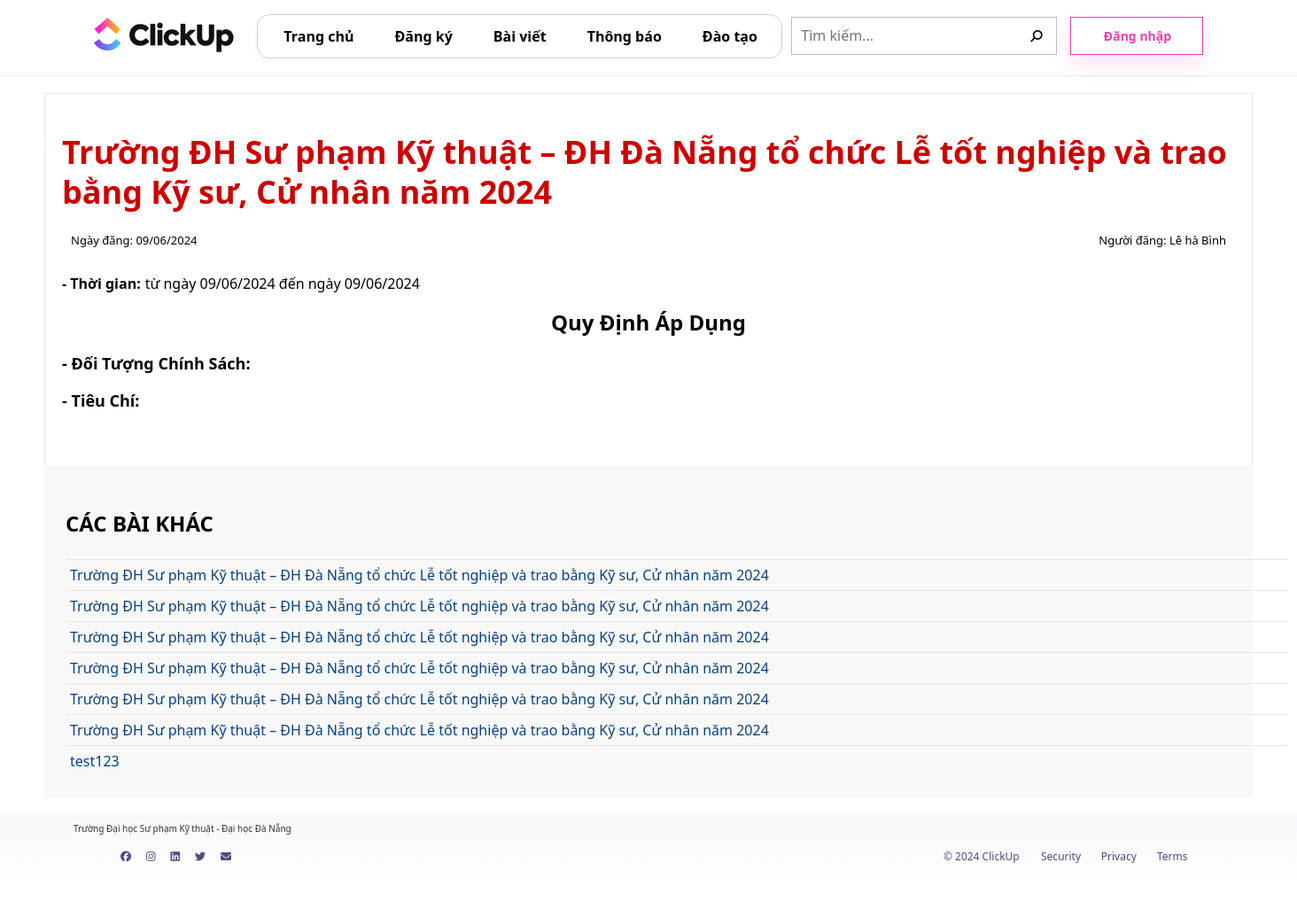
/index/1/, run on an earlier commit of the app's database.
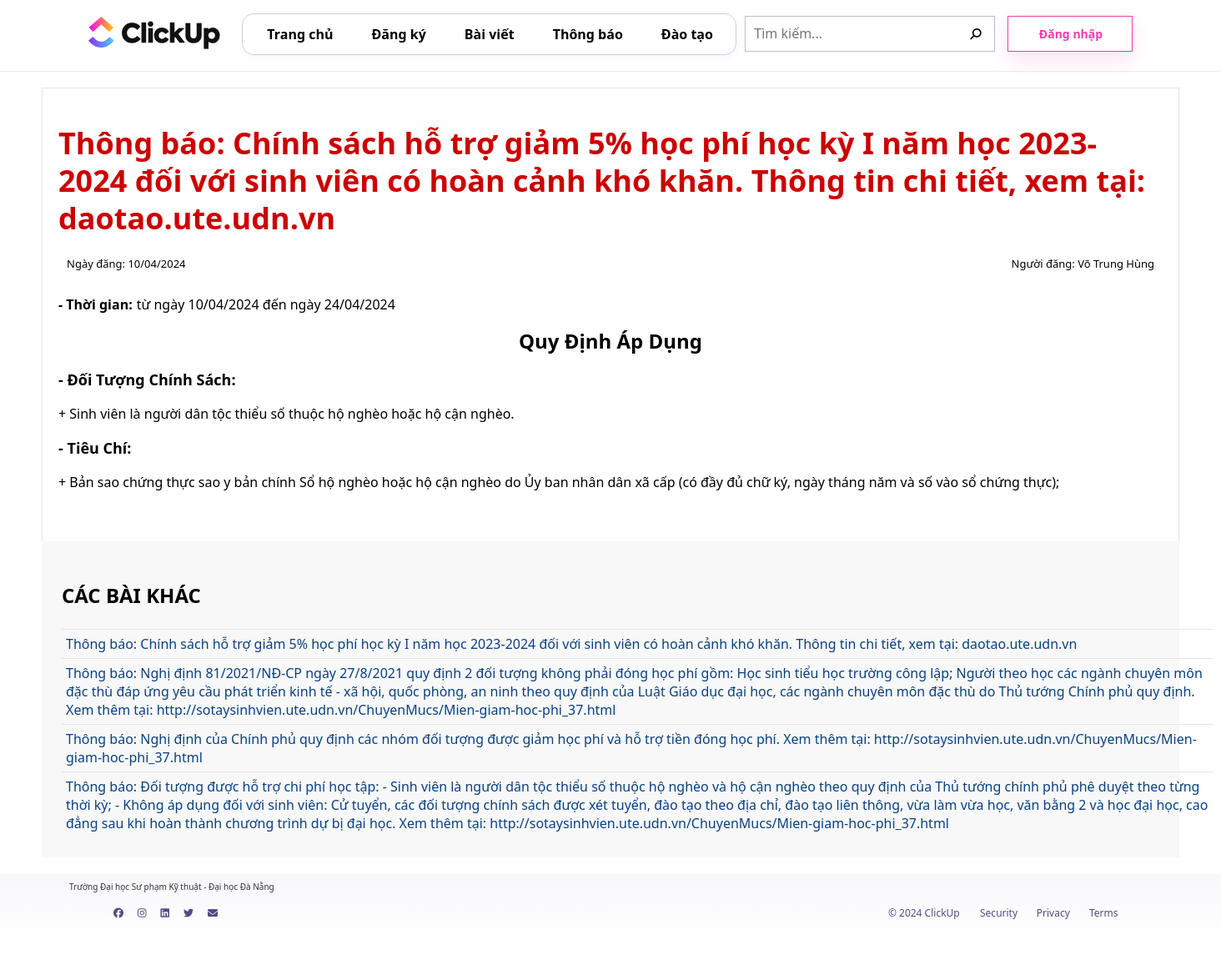
And on a later commit of the database.
### BaiViet/models.py (models this page shows)
class BaiViet(models.Model):
    MBV = models.AutoField(primary_key=True)
    Noidung = models.TextField()
    TieuDe = models.TextField(null=True, blank=True)
    Ngaydang = models.DateField()
    NgayhetHieuluc = models.DateField()
    MNV = models.ForeignKey(DaiDienPhongBan, on_delete=models.CASCADE, related_name='baiviet')
    AnhBia = models.ImageField(null=True, blank=True)

class DaiDienPhongBan(models.Model):
    GIOI_TINH_CHOICES = [
        (0, 'Nam'),
        (1, 'Nữ'),
    ]  # Định nghĩa choices cho giới tính
    ROLES_CHOICES = [
        (0, 'Trưởng phòng'),
        (1, 'Phó phòng'),
        (2, 'Nhân viên'),
        (3, 'Hiệu Trưởng'),
        (4, 'Hiệu Phó'),
    ]
    MNV = models.CharField(max_length=15, primary_key=True)
    Hoten = models.CharField(max_length=50)
    Ngaysinh = models.DateField(null=True, blank=True)
    Gioitinh = models.IntegerField(choices=GIOI_TINH_CHOICES, null=True, blank=True)
    SDT = models.CharField(max_length=12, null=True, blank=True)
    Email = models.EmailField(null=True, blank=True)
    Roles = models.IntegerField(choices=ROLES_CHOICES)
    Pass = models.CharField(max_length=50)
    Image = models.ImageField(null=True, blank=True)

class QuyDinhApDung(models.Model):
    MBV = models.ForeignKey(BaiViet, on_delete=models.CASCADE)
    MDT = models.ForeignKey(DoiTuongChinhSach, on_delete=models.CASCADE, null=True, blank=True)
    MTC = models.ForeignKey(TieuChi, on_delete=models.CASCADE)
    class Meta:
        unique_together = ('MBV', 'MDT', 'MTC')

class DoiTuongChinhSach(models.Model):
    MDT = models.AutoField(primary_key=True)
    Mota = models.TextField()
    Mucmiengiam = models.BigIntegerField()
    Thoigianhuong = models.IntegerField()
    MLDT = models.ForeignKey(LoaiDoiTuongChinhSach, on_delete=models.CASCADE, related_name='doituongchinhsach')

class TieuChi(models.Model):
    MTC = models.AutoField(primary_key=True)
    Mota = models.TextField()

### BaiViet/views.py (the view)
# urls.py: path('index/<int:mbv>/', baiviet.detail, name='detail'),
def detail(request, mbv):
    baiviet = get_object_or_404(BaiViet, MBV=mbv)
    quydinhapdung = QuyDinhApDung.objects.select_related('MDT', 'MTC').filter(MBV=baiviet)
    baivietkhac = BaiViet.objects.all()
    if request.session.get('username') is not None:
            user_id = request.session.get('username')
            user = SinhVien.objects.get(MSV=user_id)
    else:
            user_id = None
            user = None
    context = {
        'sinh_vien': user,
        'baiviet': baiviet,
        'quydinhapdung': quydinhapdung,
        'baivietkhac' : baivietkhac
    }
    return render(request, 'app/detail.html', context)

### BaiViet/Templates/app/detail.html (shortened to what this page needs)
{% load static %}
<!DOCTYPE html>
<html>
<head>
  <link rel="stylesheet" type="text/css" href=" {% static 'app/css/detail.css' %} ">
  <link rel="stylesheet" type="text/css" href=" {% static 'app/css/global.css' %} ">
</head>
<body>
  <header class="header">
    <div class="divheader">
      <a href="{% url 'index' %}" class="link-wrapper">
        <img class="link-icon" loading="lazy" alt="" src="{%static 'app/assets/images/logo.png'%}" />
      </a>
      <div class="nav">
        <ul>
          <li><a href="{% url 'index' %}">Trang chủ</a></li>
          <li><a href="{% url 'DangKyHS' %}">Đăng ký</a></li>
          <li><a href="{% url 'BaiViet' %}">Bài viết</a></li>
          <li><a href="">Thông báo</a></li>
          <li><a href="">Đào tạo</a></li>
        </ul>
      </div>
      <div class="form-input-parent">
        <form method="GET" class="form-input">
          <input type="text" name="q" id="searchInput" class="tm-kim" placeholder="Tìm kiếm..." onclick="toggleVisibility()">
          <button type="submit" class="icon-searchfafbd90bsvg-wrapper"><i class="fa-solid fa-magnifying-glass fa-rotate-90"></i></button>
        </form>
        {% if sinh_vien %}
        <div class="profile">
          <img class="image-profile" src="{%static 'app/assets/images/6bc40a024ca56fc9c0eb9ba8b6675471998cf6e2.png' %}"></img>
          <a class="name-profile" href="{% url 'chinhsuathongtin' sinh_vien.MSV %}">{{ sinh_vien.Hoten }}</a>
        </div>
        <button class="button" id="login-button">
          <div class="before"></div>
          <a href="{% url 'logout' %}" class="ng-nhp">Đăng xuất</a>
        </button>
        {% else %}
        <button class="button" id="login-button">
          <div class="before"></div>
          <a href="{% url 'signin' %}" class="ng-nhp">Đăng nhập</a>
        </button>
        {% endif %}
      </div>
    </div>
  </header>
  <main>
    <div class="content">
        <div class="post-detail">
            <p class="title bold">{{ baiviet.Noidung }}</p>
            <div class="subtitle">
                <p class="date">Ngày đăng: {{baiviet.Ngaydang | date:"d/m/Y" }}</p>
                <p class="author">Người đăng: {{baiviet.MNV.Hoten}}</p>
            </div>
            <div class="time-application">
                <p class="bold">- Thời gian: </p>
                <p> từ ngày {{ baiviet.Ngaydang | date:"d/m/Y" }} đến ngày {{ baiviet.NgayhetHieuluc | date:"d/m/Y" }}</p>
            </div>
            <p class="regulations bold">Quy Định Áp Dụng</p>
            <p class="object bold">- Đối Tượng Chính Sách:</p>
            {% for quydinh in quydinhapdung %}
                <p>+ {{quydinh.MDT.Mota }}</p>
            {% endfor %}
            <p class="criteria bold">- Tiêu Chí: </p>
            {% for quydinh in quydinhapdung %}
                <p>+ {{quydinh.MTC.Mota }}</p>
            {% endfor %}
        </div>
        <div class="post-other">
            <p>Các bài khác</p>
            {% for baikhac in baivietkhac %}
                <a href="{% url 'detail' baikhac.MBV %}" class="purport">{{baikhac.Noidung}}</a>
            {% endfor %}
        </div>
    </div>
    <section class="footer">
      <div class="footer-inner">
        <div class="frame-parent2">
          <div class="trng-i-hc-s-phm-k-thu-wrapper">
            <div class="trng-i-hc">
              Trường Đại học Sư phạm Kỹ thuật - Đại học Đà Nẵng
            </div>
          </div>
        </div>
      </div>
      <div class="footer-inner1">
        <div class="frame-parent3">
          <div class="frame-parent4">
            <div class="component-6-wrapper">
              <i class="fa-brands fa-facebook"></i>
            </div>
            <div class="component-7-wrapper">
              <i class="fa-brands fa-instagram"></i>
            </div>
            <div class="component-8-wrapper">
              <i class="fa-brands fa-linkedin"></i>
            </div>
            <div class="component-9-wrapper">
              <i class="fa-brands fa-twitter"></i>
            </div>
            <div class="component-10-wrapper">
              <i class="fa-solid fa-envelope"></i>
            </div>
          </div>
          <div class="clickup-parent">
            <div class="clickup">© 2024 ClickUp</div>
            <div class="security">Security</div>
            <div class="privacy">Privacy</div>
            <div class="terms">Terms</div>
          </div>
        </div>
      </div>
    </section>
  </main>
</body>
</html>

### BaiViet/static/app/css/global.css (style rules this page uses)
body { margin: 0; line-height: normal; }
:root { --font-size-xs: 12px; --font-size-smi: 13px; --font-size-9xl: 28px; --font-size-3xl: 22px; --font-size-31xl: 50px; --font-size-11xl: 30px; --font-size-21xl: 40px; --font-size-sm: 14px; --color-white: #fff; --color-darkslateblue: #514b81; --color-gray-100: #24223e; --color-gray-200: rgba(255, 255, 255, 0); --color-slategray: #7c828d; --color-darkslategray: #292d34; --color-black: #000; --color-mediumvioletred: #eb3dae; --gap-xl: 20px; --gap-4xl: 23px; --gap-5xl-5: 24.5px; --gap-5xs: 8px; --gap-6xs: 7px; --gap-mini: 15px; --gap-smi: 13px; --padding-5xs: 8px; --padding-xl: 20px; --padding-12xs: 1px; --padding-11xs: 2px; --padding-22xl: 41px; --padding-44xl: 63px; --padding-xs: 12px; --padding-10xl-4: 29.4px; --padding-10xl-8: 29.8px; --padding-14xl-5: 33.5px; --padding-11xl: 30px; --padding-smi: 13px; --padding-11xs-2: 1.2px; --padding-10xs-5: 2.5px; --padding-4xs: 9px; --padding-3xs: 10px; --padding-lgi: 19px; --padding-2xs: 11px; --padding-10xs: 3px; --padding-7xs: 6px; }

What changed in the data, as far as the page shows it:
removed BaiViet: Noidung "Trường ĐH Sư phạm Kỹ thuật – ĐH Đà Nẵng tổ chức Lễ tốt nghiệp và trao bằng Kỹ sư, Cử nhân năm 2024"
removed BaiViet: Noidung "Trường ĐH Sư phạm Kỹ thuật – ĐH Đà Nẵng tổ chức Lễ tốt nghiệp và trao bằng Kỹ sư, Cử nhân năm 2024"
removed BaiViet: Noidung "Trường ĐH Sư phạm Kỹ thuật – ĐH Đà Nẵng tổ chức Lễ tốt nghiệp và trao bằng Kỹ sư, Cử nhân năm 2024"
removed BaiViet: Noidung "Trường ĐH Sư phạm Kỹ thuật – ĐH Đà Nẵng tổ chức Lễ tốt nghiệp và trao bằng Kỹ sư, Cử nhân năm 2024"
removed BaiViet: Noidung "Trường ĐH Sư phạm Kỹ thuật – ĐH Đà Nẵng tổ chức Lễ tốt nghiệp và trao bằng Kỹ sư, Cử nhân năm 2024"
removed BaiViet: Noidung "test123"
changed BaiViet: Noidung "Trường ĐH Sư phạm Kỹ thuật – ĐH Đà Nẵng tổ chức Lễ tốt nghiệp và trao bằng Kỹ sư, Cử nhân năm 2024" → "Thông báo: Chính sách hỗ trợ giảm 5% học phí học kỳ I năm học 2023-2024 đối với sinh viên có hoàn cảnh khó khăn. Thông tin chi tiết, xem tại: daotao.ute.udn.vn"; Ngaydang "09/06/2024" → "10/04/2024"; MNV.Hoten "Lê hà Bình" → "Võ Trung Hùng"; NgayhetHieuluc "09/06/2024" → "24/04/2024"
added QuyDinhApDung: MDT.Mota "Sinh viên là người dân tộc thiểu số thuộc hộ nghèo hoặc hộ cận nghèo.", MTC.Mota "Bản sao chứng thực sao y bản chính Sổ hộ nghèo hoặc hộ cận nghèo do Ủy ban nhân dân xã cấp (có đầy đủ chữ ký, ngày tháng năm và số vào sổ chứng thực);"
added BaiViet: Noidung "Thông báo: Nghị định 81/2021/NĐ-CP ngày 27/8/2021 quy định 2 đối tượng không phải đóng học phí gồm: Học sinh tiểu học trường công lập; Người theo học các ngành chuyên môn đặc thù đáp ứng yêu cầu phát triển kinh tế - xã hội, quốc phòng, an ninh theo quy định của Luật Giáo dục đại học, các ngành chuyên môn đặc thù do Thủ tướng Chính phủ quy định. Xem thêm tại: http://sotaysinhvien.ute.udn.vn/ChuyenMucs/Mien-giam-hoc-phi_37.html"
added BaiViet: Noidung "Thông báo: Nghị định của Chính phủ quy định các nhóm đối tượng được giảm học phí và hỗ trợ tiền đóng học phí. Xem thêm tại: http://sotaysinhvien.ute.udn.vn/ChuyenMucs/Mien-giam-hoc-phi_37.html"
added BaiViet: Noidung "Thông báo: Đối tượng được hỗ trợ chi phí học tập: - Sinh viên là người dân tộc thiểu số thuộc hộ nghèo và hộ cận nghèo theo quy định của Thủ tướng chính phủ phê duyệt theo từng thời kỳ; - Không áp dụng đối với sinh viên: Cử tuyển, các đối tượng chính sách được xét tuyển, đào tạo theo địa chỉ, đào tạo liên thông, vừa làm vừa học, văn bằng 2 và học đại học, cao đẳng sau khi hoàn thành chương trình dự bị đại học. Xem thêm tại: http://sotaysinhvien.ute.udn.vn/ChuyenMucs/Mien-giam-hoc-phi_37.html"
